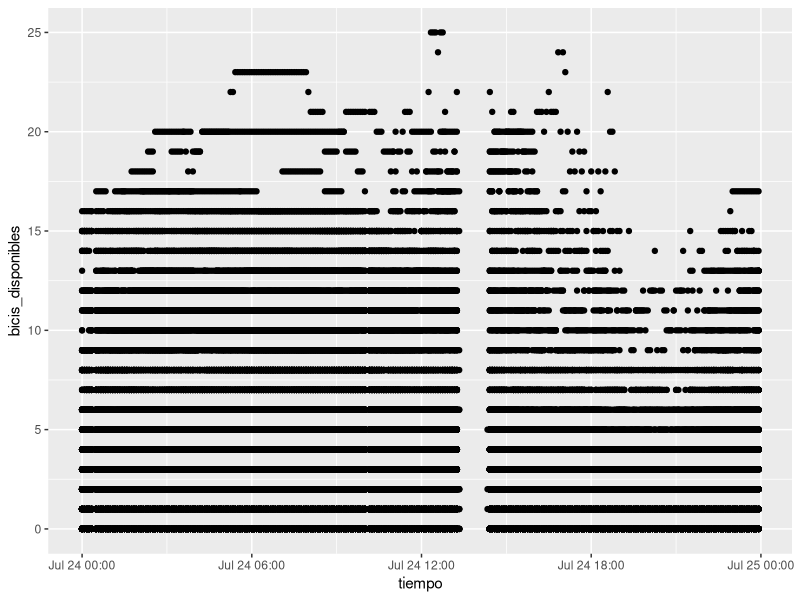
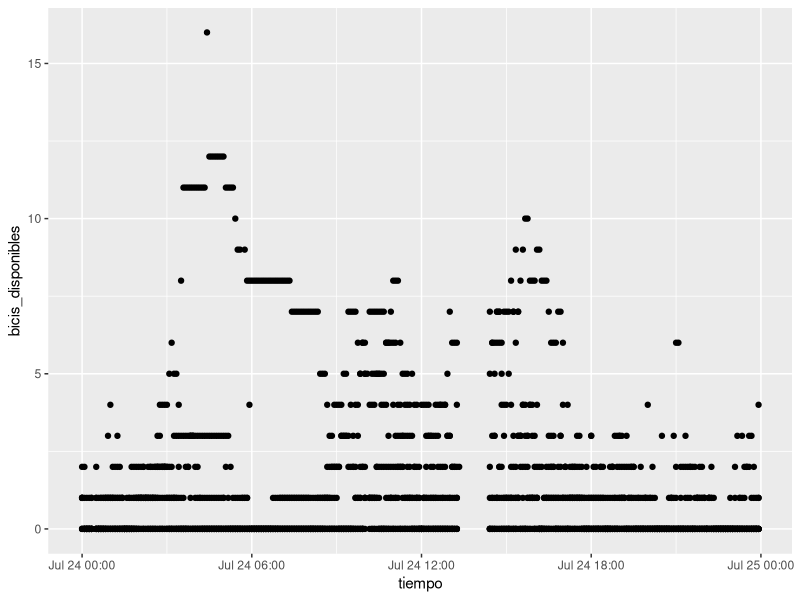
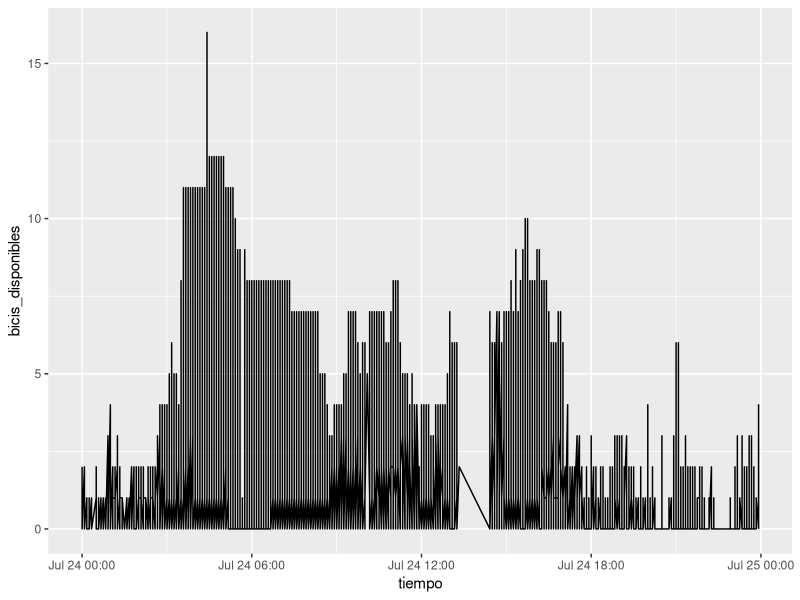
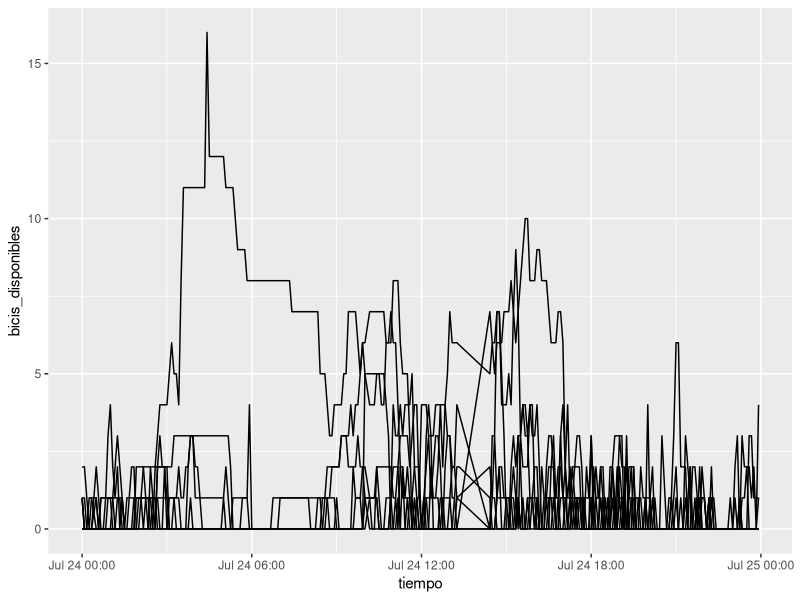
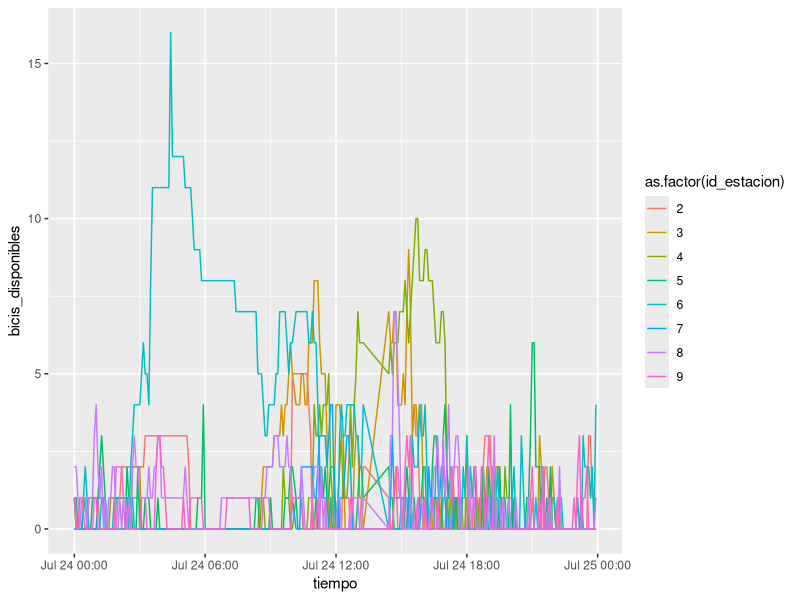
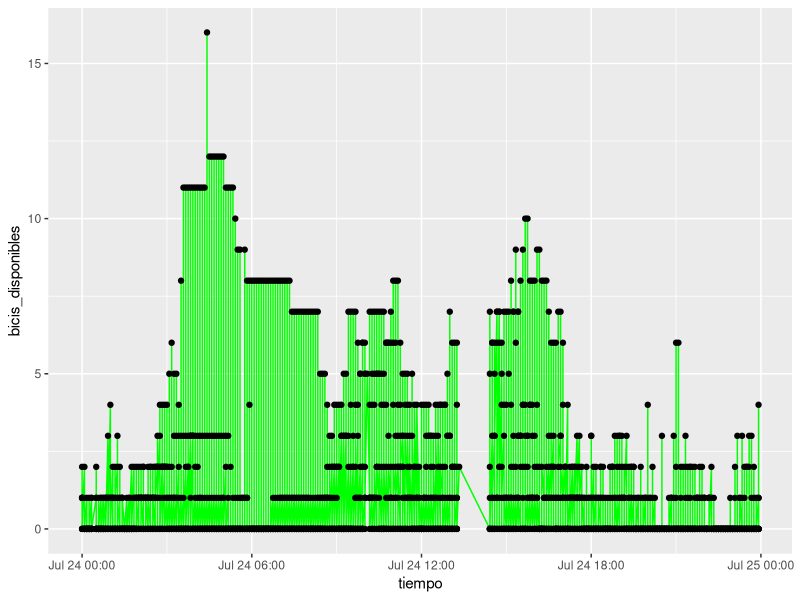
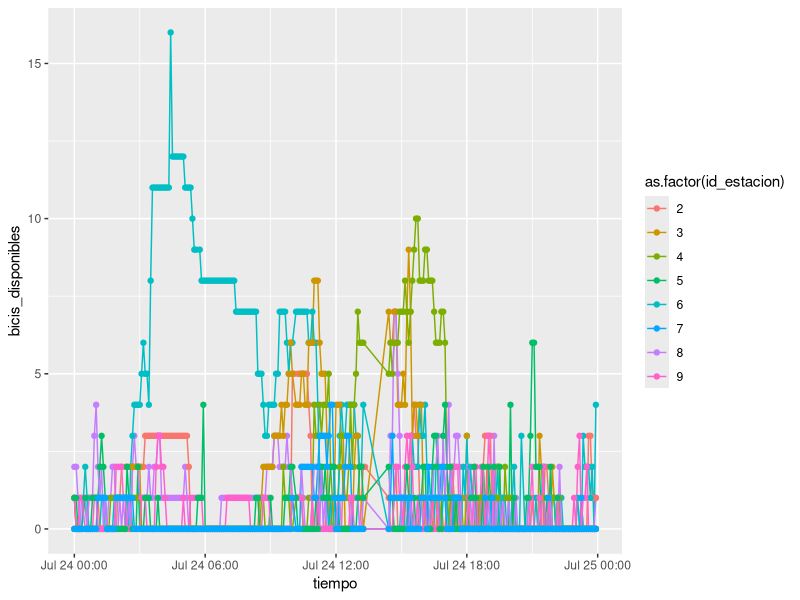
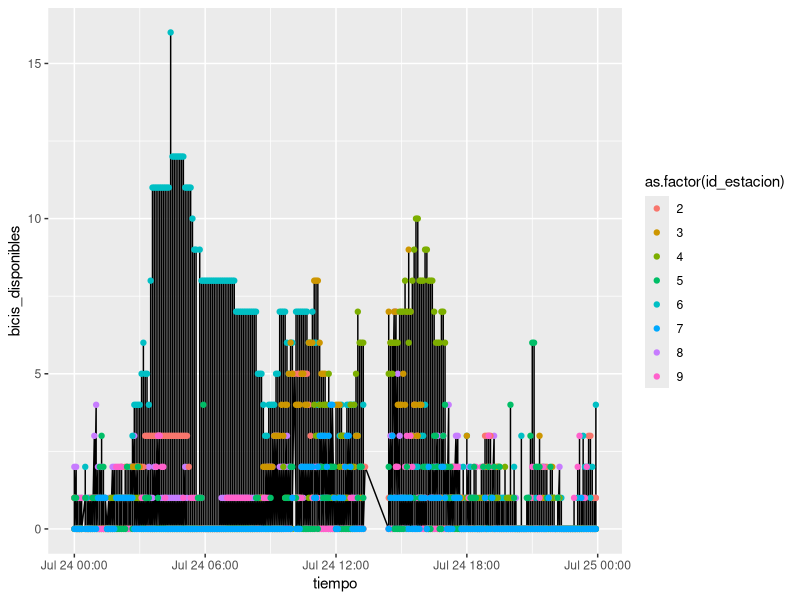

Reproduce these figures in R, in order.
## ---- chunk 1
knitr::opts_chunk$set(echo = TRUE)

library(readr)
library(ggplot2)
library(dplyr)
## ---- chunk 2
bicis <- read_csv("datos/bicis_muestra.csv")
## ---- chunk 3
ggplot(data = bicis, mapping = aes(x = tiempo, y = bicis_disponibles)) +
  geom_point()
## ---- chunk 4
bicis <- bicis |>
  filter(id_estacion %in% 1:10)
## ---- chunk 5
ggplot(data = bicis, mapping = aes(x = tiempo, y = bicis_disponibles)) +
  geom_point()
## ---- chunk 6
ggplot(bicis, aes(tiempo, bicis_disponibles)) +
  geom_line()
## ---- chunk 7
ggplot(bicis, aes(tiempo, bicis_disponibles)) +
  geom_line(aes(group = id_estacion))
## ---- chunk 8
ggplot(bicis, aes(tiempo, bicis_disponibles)) +
  geom_line(aes(colour = as.factor(id_estacion)))
## ---- chunk 9
ggplot(bicis, aes(tiempo, bicis_disponibles)) +
  geom_line(colour = "green") +
  geom_point()
## ---- chunk 10
ggplot(bicis, aes(tiempo, bicis_disponibles)) +
  geom_line(aes(colour = as.factor(id_estacion))) +
  geom_point(aes(colour = as.factor(id_estacion)))
## ---- chunk 11
ggplot(bicis, aes(tiempo, bicis_disponibles)) +
  geom_line() +
  geom_point(aes(colour = as.factor(id_estacion)))
## ---- chunk 12
ggplot(bicis, aes(tiempo, bicis_disponibles)) +
  geom_line(aes(colour = as.factor(id_estacion))) +
  geom_point()
## ---- chunk 13
bicis |>
  select(id_estacion, bicis_disponibles)
## ---- chunk 14
bicis |>
  select(!hora)
## ---- chunk 15
bicis |>
  select(-hora, -tiempo)

bicis |> 
  select(-c(hora, tiempo))
## ---- chunk 16
bicis |>
  rename(id = id_estacion)
## ---- chunk 17
bicis |>
  summarise(n = n())
## ---- chunk 18
bicis |>
  group_by(id_estacion) |>
  summarise(n = n())
## ---- chunk 19
bicis |>
  arrange(bicis_disponibles)
## ---- chunk 20
bicis |>
  group_by(id_estacion) |>
  summarise(n = n()) |>
  arrange(n)
## ---- chunk 21
bicis |>
  group_by(id_estacion) |>
  summarise(n = n()) |>
  arrange(desc(n))
